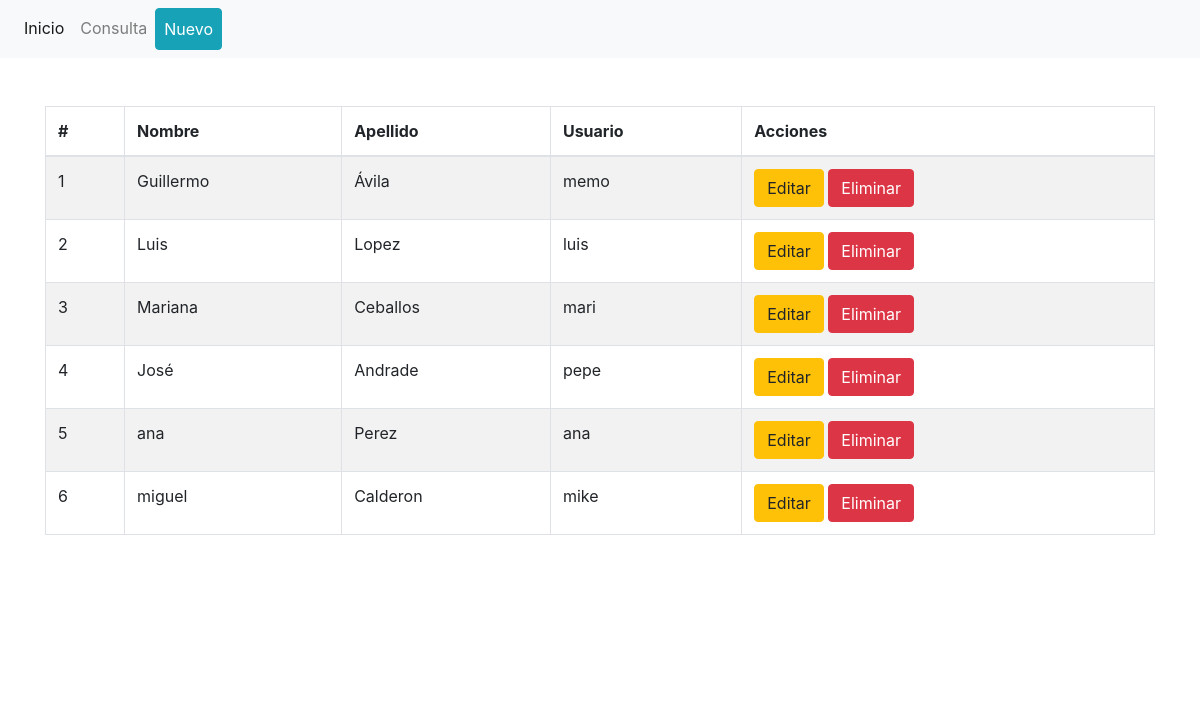
Page /mvc/consulta on the committed database.
### tables this page shows
CREATE TABLE `users` (
  `id_user` int(6) NOT NULL,
  `name` varchar(50) NOT NULL,
  `user` varchar(50) NOT NULL,
  `last_name` varchar(100) DEFAULT NULL
);

### mvc/libs/controller.php (called while the page is built, shortened)
<?php
	class Controller{
		function loadModel($model){
			$url = 'models/'.$model.'model.php';
		}
	}
?>

### mvc/libs/view.php (called while the page is built, shortened)
<?php
	class View{
		function render($nombre){
			require 'views/'.$nombre.'.php';
		}
	}
?>

### mvc/controllers/consulta.php (called while the page is built, shortened)
<?php
	class Consulta extends Controller{
		function __construct(){
			$this->view->users = [];
		}
		function render(){
			$users = $this->model->get();
			$this->view->users = $users;
			$this->view->render('consulta/index');
		}
	}
?>

### mvc/index.php (called while the page is built, shortened)
<?php
	require_once 'libs/database.php';
	require_once 'libs/controller.php';
	require_once 'libs/view.php';
	require_once 'libs/app.php';
	$app = new App();
?>

### mvc/models/consultamodel.php (called while the page is built, shortened)
<?php
	class ConsultaModel extends Model{
		public function get(){
			$items = [];
			try {
				$query = $this->db->connect()->query('SELECT * FROM users');
				while ($row = $query->fetch()) {
					$item = new User();
					$item->last_name = $row['last_name'];
					$item->id_user = $row['id_user'];
					$item->name = $row['name'];
					$item->user = $row['user'];
					array_push($items, $item);
				}
				return $items;
			} catch (PDOException $e) {
			}
		}
	}
?>

### mvc/libs/database.php (called while the page is built)
<?php
	class Database{
		private $host;
		private $db;
		private $user;
		private $password;
		private $charset;
		public function __construct(){
			$this->host = constant('HOST');
			$this->db = constant('DB');
			$this->user = constant('USER');
			$this->password = constant('PASSWORD');
			$this->charset = constant('CHARSET');
		}
		function connect(){
			try{
				$connection = "mysql:host=". $this->host .";dbname=". $this->db .";charset=". $this->charset;
				$options = [
					PDO::ATTR_ERRMODE 			=> PDO::ERRMODE_EXCEPTION,
					PDO::ATTR_EMULATE_PREPARES 	=> false,
				];
				$pdo = new PDO($connection, $this->user, $this->password, $options);
				return $pdo;
			}catch(PDOException $e){
				print_r('Error connection: '. $e->getMessage());
			}
		}
	}
?>

### mvc/views/consulta/index.php (the view, shortened to what this page needs)
<!DOCTYPE html>
<html>
<head>
</head>
<body>
	<?php require 'views/header.php' ?>
	<div id="main" class="py-5">
		<div class="container">
			<table id="example" class="table table-striped table-bordered" style="width:100%">
		        <thead>
		            <tr>
		                <th>#</th>
		                <th>Nombre</th>
		                <th>Apellido</th>
		                <th>Usuario</th>
		                <th>Acciones</th>
		            </tr>
		        </thead>
		        <tbody>
		        	<?php
		        		$i=0;
		        		foreach ($this->users as $row) {
		        			$user = $row;
		        			$i++;
		        	?>
		        	<tr>
						<td><?php echo $i; ?></td>
		                <td><?php echo $user->name; ?></td>
		                <td><?php echo $user->last_name; ?></td>
		                <td><?php echo $user->user; ?></td>
		                <td>
		                	<a class="btn btn-warning" href="<?php echo constant('URL'). 'consulta/verUser/'. $user->id_user; ?>">Editar</a>
		                	<a class="btn btn-danger"  href="<?php echo constant('URL'). 'consulta/eliminarUser/'. $user->id_user; ?>">Eliminar</a>
		                </td>
		            </tr>
		        	<?php } ?>
		        </tbody>
		    </table>
		</div>
	</div>
	<?php require 'views/footer.php' ?>
</body>
</html>

### mvc/libs/app.php (shortened to what this page needs)
<?php
	class App{
		function __construct(){
			$url = isset($_GET['url']) ? $_GET['url']: null;
			$url = rtrim($url, '/');
			$url = explode('/', $url);
			$archivoController = 'controllers/'.$url[0].'.php';
			if (file_exists($archivoController)) {
				$controller = new $url[0];
				$controller->loadModel($url[0]);
				$nparam = sizeof($url);
				if ($nparam > 1) {
					if ($nparam > 2) {
						$param = [];
						for ($i=2; $i < $nparam ; $i++) {
							array_push($param, $url[$i]);
						}
						$controller->{$url['1']}($param);
					}else{
						$controller->{$url['1']}();
					}
				} else{
					$controller->render();
				}
			}else{
				$controller = new Errors();
			}
		}
	}
?>

### mvc/views/header.php (shortened to what this page needs)
<!DOCTYPE html>
<html>
<head>
	<link rel="stylesheet" href="">
    <link rel="stylesheet" href="<?php echo constant('URL'); ?>public/bootstrap/css/bootstrap.min.css">
</head>
<body>
	<nav class="navbar navbar-expand-lg navbar-light bg-light">
	  <div class="collapse navbar-collapse" id="navbarNavAltMarkup">
	    <div class="navbar-nav">
	      <a class="nav-item nav-link active" href="<?php echo constant('URL'); ?>main">Inicio </a>
	      <a class="nav-item nav-link" href="<?php echo constant('URL'); ?>consulta">Consulta</a>
	      <a class="nav-item nav-link btn btn-info" style="color: #fff" href="<?php echo constant('URL'); ?>nuevo">Nuevo</a>
	    </div>
	  </div>
	</nav>
</body>
</html>

### mvc/views/footer.php (shortened to what this page needs)
<section class="py-5" style="background: #fff">
</section>

### rows in the picture
users: name "Guillermo", last_name "Ávila", user "memo"
users: name "Luis", last_name "Lopez", user "luis"
users: name "Mariana", last_name "Ceballos", user "mari"
users: name "José", last_name "Andrade", user "pepe"
users: name "ana", last_name "Perez", user "ana"
users: name "miguel", last_name "Calderon", user "mike"
